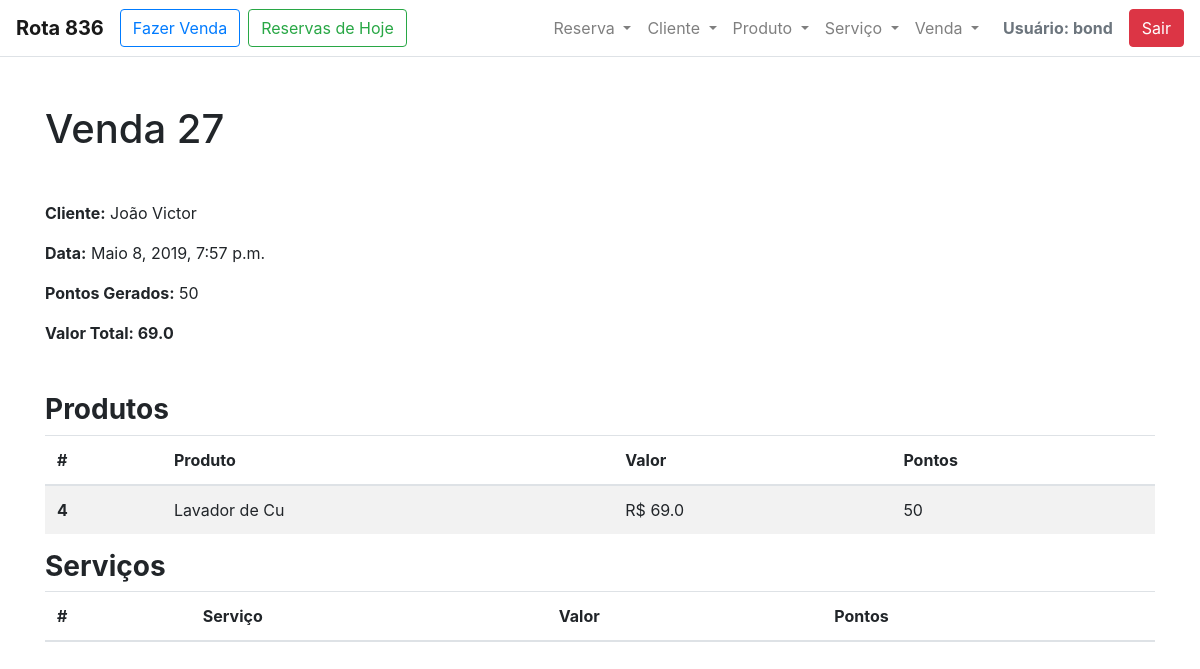
The page /salao/venda/27/ (signed in) on the database its author committed.
### salao/models.py (models this page shows, shortened)
class Venda(models.Model):
    data_hora_venda = models.DateTimeField(auto_now_add=True)
    cliente_venda = models.ForeignKey(Cliente, on_delete=models.CASCADE, null=False)
    servico_venda = models.ManyToManyField(Servico, blank=True)
    produto_venda = models.ManyToManyField(Produto, blank=True)
    @property
    def soma_pontos_venda(self):
        pontos = 0
        if self.servico_venda:
            for x in self.servico_venda.all():
                pontos = pontos + x.pontos_servico
        if self.produto_venda:
            for x in self.produto_venda.all():
                pontos = pontos + x.pontos_produto
        return pontos
    @property
    def valor_venda(self):
        valor = 0
        if self.servico_venda:
            for x in self.servico_venda.all():
                valor = valor + x.valor_servico
        if self.produto_venda:
            for x in self.produto_venda.all():
                valor = valor + x.valor_produto
        return valor

class Cliente (models.Model):
    nome_cliente = models.CharField(max_length=200, null=False)
    telefone_cliente = models.CharField(max_length=12)
    instagram_cliente = models.CharField(max_length=50)
    bairro_cliente = models.CharField(max_length=200, null=False)
    def __str__(self):
        return self.nome_cliente

class Produto(models.Model):
    desc_produto = models.CharField(max_length=200, null=False)
    pontos_produto = models.IntegerField(null=False)
    valor_produto = models.FloatField(max_length=12, null=False)
    marca_produto = models.CharField(max_length=100, null=False)

### salao/views.py (the view)
# urls.py: path('venda/<int:pk>/', views.DetailViewVenda.as_view(), name='detalhes_venda'),
@method_decorator(login_required, name='dispatch')
class DetailViewVenda(generic.DetailView):
    model = Venda
    template_name = 'salao/venda/detalhes.html'

### salao/templates/salao/venda/detalhes.html (shortened to what this page needs)
{% extends '../base.html' %}
{% block h1_pagina %}
    Venda {{ venda.id }}
{% endblock h1_pagina %}
{% block content %}
    <p class="mr-3"> <b>Cliente:</b> {{venda.cliente_venda}}</p>
    <p class="mr-3"> <b>Data:</b> {{venda.data_hora_venda}}</p>
    <p class="mr-3"> <b>Pontos Gerados:</b> {{venda.soma_pontos_venda}}</p>
    <p class="mr-3 font-weight-bold mb-5"> Valor Total: {{venda.valor_venda}}</p>
    <h3 class="mt-3 font-weight-bold">Produtos</h3>
    <table class="table table-striped">
            <thead>
                <tr>
                  <th scope="col">#</th>
                  <th scope="col">Produto</th>
                  <th scope="col">Valor</th>
                  <th scope="col">Pontos</th>
                </tr>
            </thead>
            <tbody>
                {% for produto in venda.produto_venda.all %}
                <tr id="{{ produto.id }}">
                  <th scope="row" id="id_produto">{{ produto.id }}</th>
                  <td name="desc_produto">{{ produto.desc_produto}}</td>
                  <td>R$ {{ produto.valor_produto }}</td>
                  <td>{{ produto.pontos_produto }}</td>
                </tr>
                {% endfor %}
            </tbody>
    </table>
    <h3 class="mt-3 font-weight-bold">Serviços</h3>
    <table class="table table-striped">
            <thead>
                <tr>
                  <th scope="col">#</th>
                  <th scope="col">Serviço</th>
                  <th scope="col">Valor</th>
                  <th scope="col">Pontos</th>
                </tr>
            </thead>
    </table>
{% endblock content %}

### salao/templates/salao/base.html (shortened to what this page needs)
{% load staticfiles %}
<!DOCTYPE html>
<html lang="pt-br" xmlns="http://www.w3.org/1999/html">
<head>
    <link href="{% static 'css/bootstrap.min.css' %}" rel="stylesheet">
    <link href="{% static 'css/bootstrap.css' %}" rel="stylesheet">
    <link href="{% static 'css/estilizacao.css' %}" rel="stylesheet">
</head>
<body>
      <nav class="navbar navbar-expand-lg navbar-light bg-light bg-white border-bottom box-shadow">
        <a class="navbar-brand font-weight-bold" href="{% url 'salao:dashboard' %}">Rota 836</a>
        <a class="btn btn-outline-primary" href="{% url 'salao:fazer_venda' %}">Fazer Venda</a>
        <a class="ml-2 btn btn-outline-success" href="{% url 'salao:reservas_hoje' %}">Reservas de Hoje</a>
        <div class="collapse navbar-collapse" id="navbarSupportedContent">
            <ul class="navbar-nav ml-lg-auto">
             <li class="nav-item dropdown">
                     <a class="nav-link dropdown-toggle" href="#" id="navbarDropdown" role="button" data-toggle="dropdown" aria-haspopup="true" aria-expanded="false">
                        Reserva
                    </a>
                </li>
                <li class="nav-item dropdown">
                     <a class="nav-link dropdown-toggle" href="#" id="navbarDropdown" role="button" data-toggle="dropdown" aria-haspopup="true" aria-expanded="false">
                        Cliente
                    </a>
                </li>
                <li class="nav-item dropdown">
                     <a class="nav-link dropdown-toggle" href="#" id="navbarDropdown" role="button" data-toggle="dropdown" aria-haspopup="true" aria-expanded="false">
                        Produto
                    </a>
                </li>
                <li class="nav-item dropdown">
                     <a class="nav-link dropdown-toggle" href="#" id="navbarDropdown" role="button" data-toggle="dropdown" aria-haspopup="true" aria-expanded="false">
                        Serviço
                    </a>
                </li>
                <li class="nav-item dropdown">
                     <a class="nav-link dropdown-toggle" href="#" id="navbarDropdown" role="button" data-toggle="dropdown" aria-haspopup="true" aria-expanded="false">
                        Venda
                    </a>
                </li>
            </ul>
            <a class="nav-link disabled font-weight-bold" href="#">Usuário: {{user}}</a>
            <a class="btn btn-danger" href="{% url 'salao:logout' %}">Sair</a>
  </div>
</nav>
        <div class="content container mt-5">
            <div class="page-header">
                <h1 class="display mb-5">{% block h1_pagina %}{% endblock h1_pagina %}</h1>
            </div>
            {% block content %}
            {% endblock content %}
        </div>
  </body>
</html>

### rows shown on the page
Venda: id "27", cliente_venda "João Victor", data_hora_venda "Maio 8, 2019, 7:57 p.m.", soma_pontos_venda "50", valor_venda "69.0"
Produto: id "4", desc_produto "Lavador de Cu", valor_produto "69.0", pontos_produto "50"

### other values the page prints
{{ user }} "bond"
